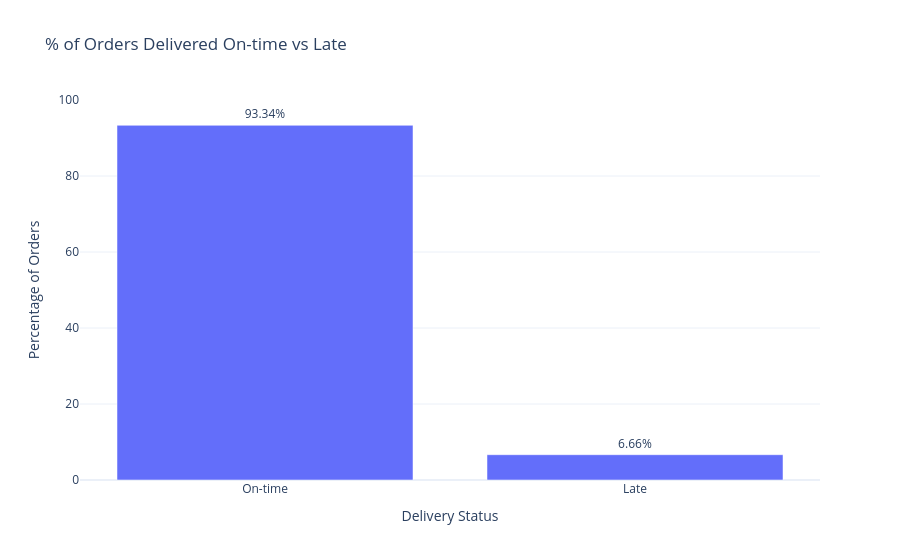

The code cell stored with this chart in its notebook:
### Code cell
fig = px.bar(
    x=['On-time', 'Late'],
    y=[
        (df['late_delivery_flag'] == 0).mean() * 100,
        (df['late_delivery_flag'] == 1).mean() * 100
    ],
    text=[
        f"{(df['late_delivery_flag'] == 0).mean() * 100:.2f}%",
        f"{(df['late_delivery_flag'] == 1).mean() * 100:.2f}%"
    ],
    title='% of Orders Delivered On-time vs Late',
    labels={
        'x': 'Delivery Status',
        'y': 'Percentage of Orders'
    }
)

fig.update_traces(textposition='outside')
fig.update_layout(template='plotly_white', yaxis_range=[0, 100])

fig.show()

### Figure 1 — Plotly figure (JSON) as saved in the notebook; plotly's stock layout.template omitted (floating-point values rounded to 4 significant figures)
{"data": [{"alignmentgroup": "True", "hovertemplate": "Delivery Status=%{x}<br>Percentage of Orders=%{y}<br>text=%{text}<extra></extra>", "legendgroup": "", "marker": {"color": "#636efa", "pattern": {"shape": ""}}, "name": "", "offsetgroup": "", "orientation": "v", "showlegend": false, "text": ["93.34%", "6.66%"], "textposition": "outside", "type": "bar", "x": ["On-time", "Late"], "xaxis": "x", "y": [93.34, 6.66], "yaxis": "y"}], "layout": {"barmode": "relative", "legend": {"tracegroupgap": 0}, "title": {"text": "% of Orders Delivered On-time vs Late"}, "xaxis": {"anchor": "y", "domain": [0.0, 1.0], "title": {"text": "Delivery Status"}}, "yaxis": {"anchor": "x", "domain": [0.0, 1.0], "range": [0, 100], "title": {"text": "Percentage of Orders"}}}}
